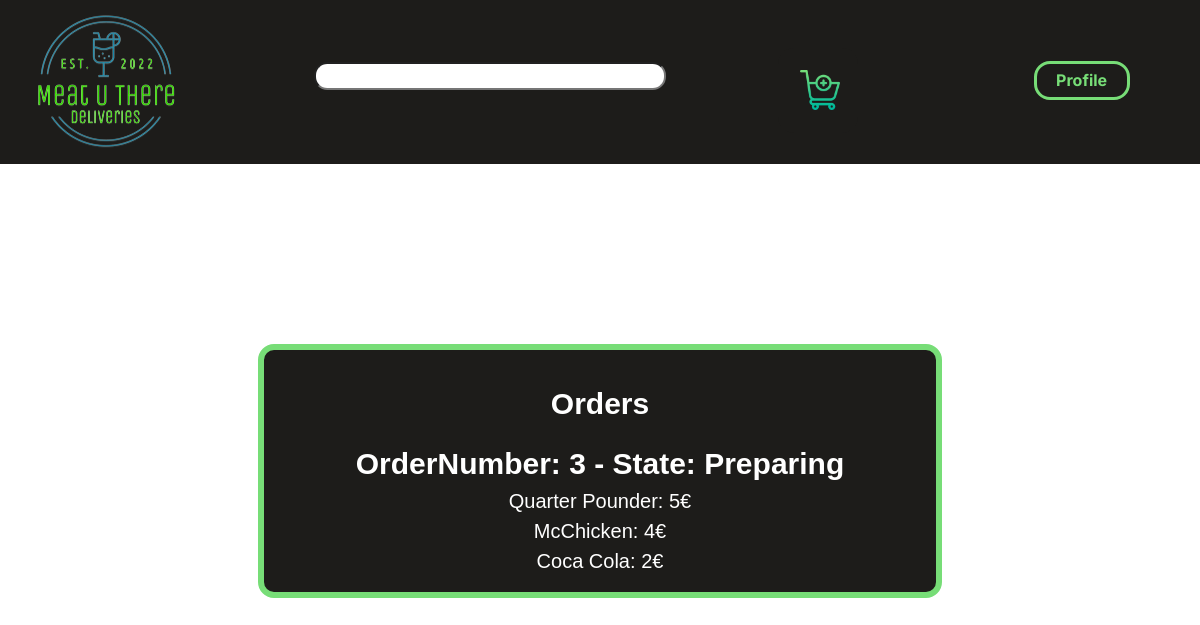
/orders.php (signed in), run on an earlier commit of the app's database.
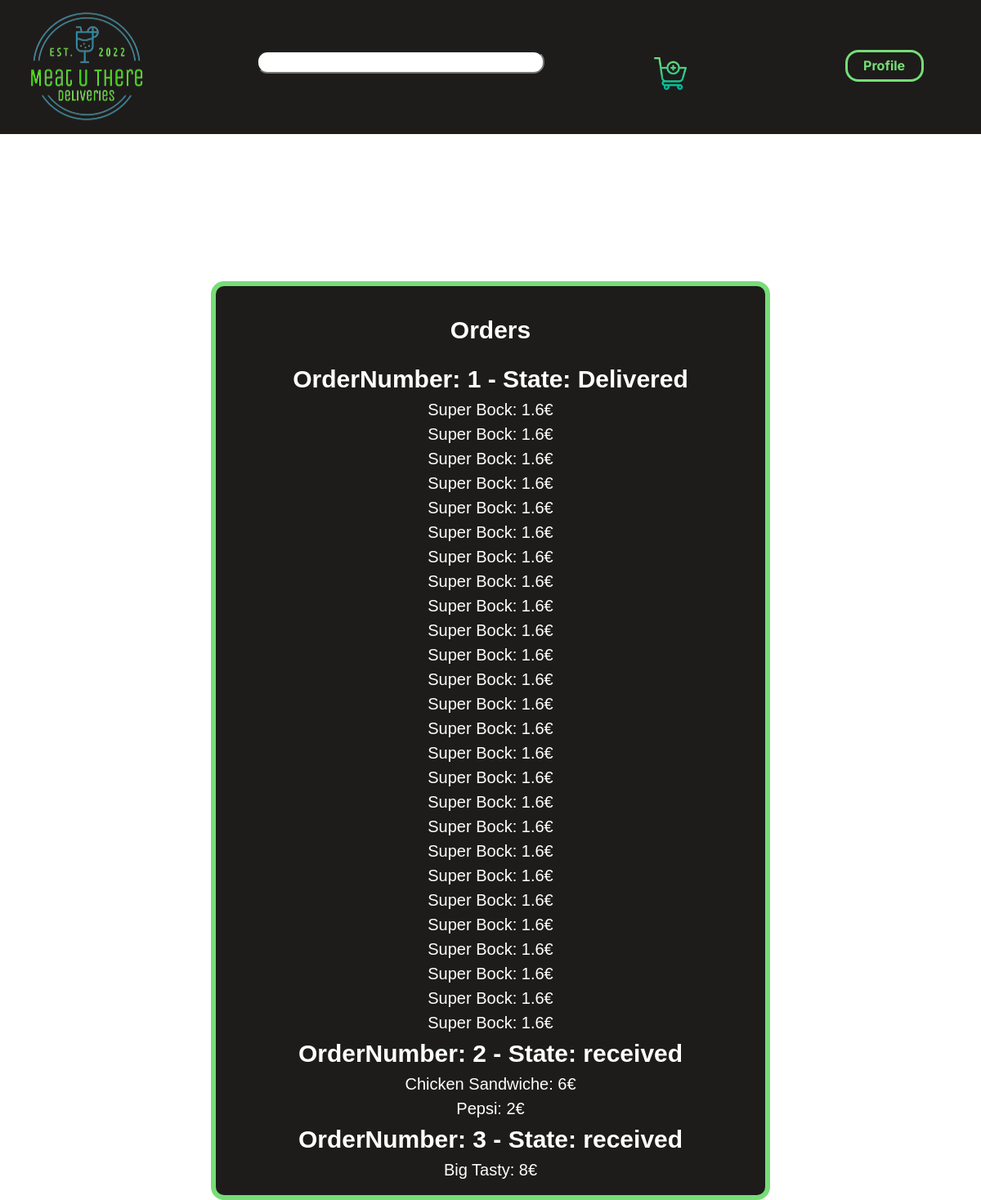
And on a later commit of the database.
### tables this page shows
CREATE TABLE Request(
    idRequest INTEGER PRIMARY KEY,
    orderState VARCHAR,
    idUser REFERENCES User
);

CREATE TABLE RequestDishes(
    idRequestDish INTEGER,
    idRequest INTEGER REFERENCES Request ON DELETE CASCADE,
    idDish INTEGER REFERENCES Dish ON DELETE CASCADE,
    PRIMARY KEY(idRequestDish)
);

CREATE TABLE Dish(
    idDish INTEGER PRIMARY KEY AUTOINCREMENT,
    name VARCHAR,
    price REAL,
    idDishCategory INTEGER REFERENCES DishCategory,
    idRestaurant INTEGER REFERENCES Restaurant
);

### database/users.php (called while the page is built, shortened)
<?php
    function getUserInfo($db){
        $stmt = $db->prepare('SELECT *
                              FROM User
                              WHERE username=:username');
        $stmt->bindParam(':username',$_SESSION['username']);
        $stmt->execute();
        $stmt = $stmt->fetch();
        return $stmt;
    }
?>

### database/restaurants.php (called while the page is built, shortened)
<?php
    function getDishInfo($db,$dish_id){
        $stmt = $db->prepare('  SELECT *
                                FROM Dish
                                WHERE idDish=:idDish');
        $stmt->bindParam(':idDish',$dish_id);
        $stmt->execute();
        $stmt = $stmt->fetch();
        return $stmt;
    }
    function getRequests($db,$user_id){
        $stmt = $db->prepare('SELECT *
                              FROM Request WHERE idUser=:user_id');
        $stmt->bindParam(':user_id',$user_id);
        $stmt->execute();
        $stmt = $stmt->fetchAll();
        return $stmt;
    }
    function getRequestDishes($db,$idRequest){
        $stmt = $db->prepare('SELECT idDish
                              FROM RequestDishes WHERE idRequest=:idRequest');
        $stmt->bindParam(':idRequest',$idRequest);
        $stmt->execute();
        $stmt = $stmt->fetchAll();
        return $stmt;
    }
?>

### orders.php (the view, shortened to what this page needs)
<?php
    require_once("templates/common.php");
    require_once("database/connection.php");
    require_once("database/restaurants.php");
    require_once("database/users.php");
    $db=getDatabaseConnection();
    $userInfo = getUserInfo($db,$_SESSION["username"]);
    $requests = getRequests($db,$userInfo['idUser']);
?>
<menu>
    <h2>Orders</h2>
    <ul id=orders>
    <?php foreach($requests as $request){ ?>
            <ul id="OrderNumber"><h1>OrderNumber: <?=$request['idRequest']?> - <?="State: ".$request['orderState']?></h1>
                <?php $requestDishes = getRequestDishes($db,$request['idRequest'])?>
                <?php foreach($requestDishes as $dish){?>
                <li>
                    <?php $dishInfo = getDishInfo($db, $dish['idDish']) ?>
                    <p><?=$dishInfo['name']?>:<?=" ".$dishInfo['price']?>€</p>
                </li>
                <?php } ?>
            <ul>
        <?php } ?>
    </ul>
</menu>

What changed in the data, as far as the page shows it:
now on this page (row edited): request: idRequest "1", orderState "Delivered", requestdishes (idDish.name "Super Bock", idDish.price "1.6"), requestdishes (idDish.name "Super Bock", idDish.price "1.6"), requestdishes (idDish.name "Super Bock", idDish.price "1.6")
now on this page (row edited): requestdishes: idDish.name "Super Bock", idDish.price "1.6", shown under "1"
now on this page (row edited): requestdishes: idDish.name "Super Bock", idDish.price "1.6", shown under "1"
now on this page (row edited): requestdishes: idDish.name "Super Bock", idDish.price "1.6", shown under "1"
now on this page (row edited): requestdishes: idDish.name "Super Bock", idDish.price "1.6", shown under "1"
now on this page (row edited): requestdishes: idDish.name "Super Bock", idDish.price "1.6", shown under "1"
now on this page (row edited): requestdishes: idDish.name "Super Bock", idDish.price "1.6", shown under "1"
now on this page (row edited): requestdishes: idDish.name "Super Bock", idDish.price "1.6", shown under "1"
now on this page (row edited): requestdishes: idDish.name "Super Bock", idDish.price "1.6", shown under "1"
now on this page (row edited): requestdishes: idDish.name "Super Bock", idDish.price "1.6", shown under "1"
now on this page (row edited): requestdishes: idDish.name "Super Bock", idDish.price "1.6", shown under "1"
now on this page (row edited): requestdishes: idDish.name "Super Bock", idDish.price "1.6", shown under "1"
now on this page (row edited): requestdishes: idDish.name "Super Bock", idDish.price "1.6", shown under "1"
now on this page (row edited): requestdishes: idDish.name "Super Bock", idDish.price "1.6", shown under "1"
now on this page (row edited): requestdishes: idDish.name "Super Bock", idDish.price "1.6", shown under "1"
now on this page (row edited): requestdishes: idDish.name "Super Bock", idDish.price "1.6", shown under "1"
now on this page (row edited): requestdishes: idDish.name "Super Bock", idDish.price "1.6", shown under "1"
now on this page (row edited): requestdishes: idDish.name "Super Bock", idDish.price "1.6", shown under "1"
now on this page (row edited): requestdishes: idDish.name "Super Bock", idDish.price "1.6", shown under "1"
now on this page (row edited): requestdishes: idDish.name "Super Bock", idDish.price "1.6", shown under "1"
now on this page (row edited): requestdishes: idDish.name "Super Bock", idDish.price "1.6", shown under "1"
now on this page (row edited): requestdishes: idDish.name "Super Bock", idDish.price "1.6", shown under "1"
now on this page (row edited): requestdishes: idDish.name "Super Bock", idDish.price "1.6", shown under "1"
now on this page (row edited): requestdishes: idDish.name "Super Bock", idDish.price "1.6", shown under "1"
now on this page (row edited): request: idRequest "2", orderState "received"
now on this page (row edited): requestdishes: idDish.name "Chicken Sandwiche", idDish.price "6", shown under "2"
now on this page (row edited): requestdishes: idDish.name "Pepsi", idDish.price "2"
changed request id 3: gains requestdishes (idDish.name "Big Tasty", idDish.price "8"); orderState "Preparing" → "received"; loses requestdishes (idDish.name "Quarter Pounder", idDish.price "5"); loses requestdishes (idDish.name "McChicken", idDish.price "4"); loses requestdishes (idDish.name "Coca Cola", idDish.price "2")
